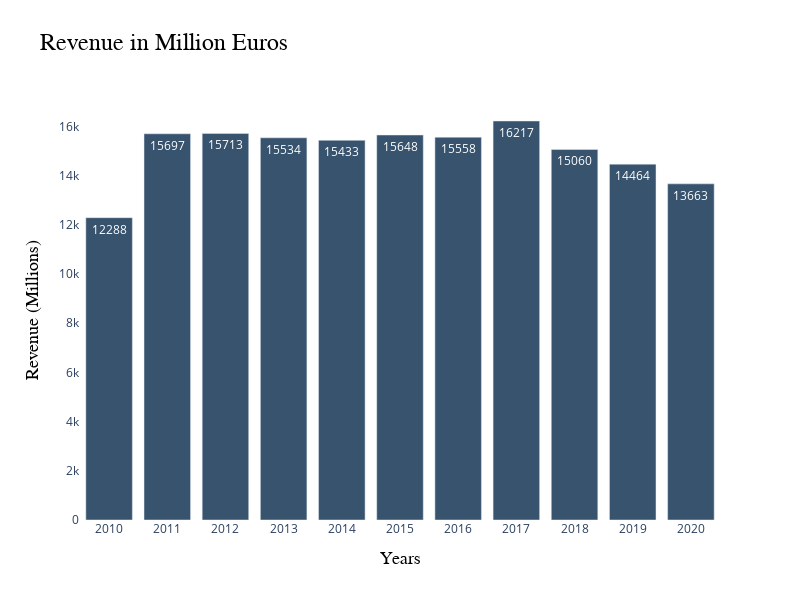

Notebook cell for this chart:
### Code cell
import plotly.graph_objects as go

# Define data for the bar chart
x_categories = ['2010', '2011', '2012', '2013', '2014', '2015', '2016', '2017', '2018', '2019', '2020']
y_values = [12288, 15697, 15713, 15534, 15433, 15648, 15558, 16217, 15060, 14464, 13663]

# Create trace for the bar chart
fig = go.Figure(go.Bar(
    x=x_categories,
    y=y_values,
    marker_color='rgb(55, 83, 109)',  # Customize color as needed
    text=y_values,
    textposition='auto'  # Adjust text position as needed
))

# Customize layout
fig.update_layout(
    title='Revenue in Million Euros',
    title_font_family='Arial, sans-serif',
    title_font_size=24,
    title_font_color='#000000',
    xaxis_title='Years',
    xaxis_title_font=dict(
        family='Arial, sans-serif',
        size=18,
        color='#000000'
    ),
    yaxis_title='Revenue (Millions)',
    yaxis_title_font=dict(
        family='Arial, sans-serif',
        size=18,
        color='#000000'
    ),
    plot_bgcolor='white',
    width=800,
    height=600
)

# Display the chart
fig.show()

### Figure 1 — Plotly figure (JSON) as saved in the notebook; plotly's stock layout.template omitted (floating-point values rounded to 4 significant figures)
{"data": [{"marker": {"color": "rgb(55, 83, 109)"}, "text": ["12288", "15697", "15713", "15534", "15433", "15648", "15558", "16217", "15060", "14464", "13663"], "textposition": "auto", "type": "bar", "x": ["2010", "2011", "2012", "2013", "2014", "2015", "2016", "2017", "2018", "2019", "2020"], "y": [12288, 15697, 15713, 15534, 15433, 15648, 15558, 16217, 15060, 14464, 13663]}], "layout": {"height": 600, "plot_bgcolor": "white", "title": {"font": {"color": "#000000", "family": "Arial, sans-serif", "size": 24}, "text": "Revenue in Million Euros"}, "width": 800, "xaxis": {"title": {"font": {"color": "#000000", "family": "Arial, sans-serif", "size": 18}, "text": "Years"}}, "yaxis": {"title": {"font": {"color": "#000000", "family": "Arial, sans-serif", "size": 18}, "text": "Revenue (Millions)"}}}}
